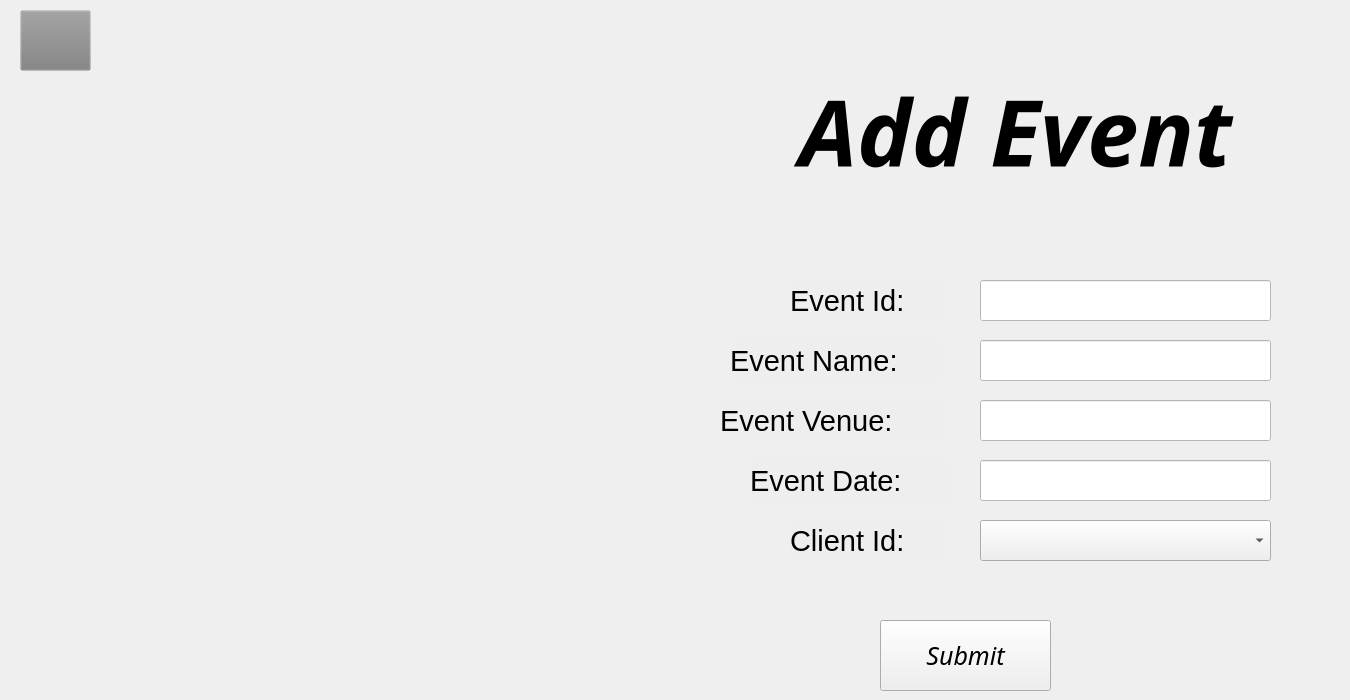
    <widget class="QWidget" name="ADDformforEvent">
     <widget class="QPushButton" name="event_addform_backbutton">
      <property name="geometry">
       <rect>
        <x>20</x>
        <y>10</y>
        <width>71</width>
        <height>61</height>
       </rect>
      </property>
      <property name="styleSheet">
       <string notr="true">background-color: rgb(128, 128, 128, 0.01);
border-image: url(:/back-button.png);</string>
      </property>
      <property name="text">
       <string/>
      </property>
     </widget>
     <widget class="QLabel" name="label_38">
      <property name="geometry">
       <rect>
        <x>690</x>
        <y>70</y>
        <width>651</width>
        <height>121</height>
       </rect>
      </property>
      <property name="font">
       <font>
        <family>JasmineUPC</family>
        <pointsize>69</pointsize>
        <weight>75</weight>
        <italic>true</italic>
        <bold>true</bold>
       </font>
      </property>
      <property name="styleSheet">
       <string notr="true">background-color: rgb(128, 128, 128, 0.001);</string>
      </property>
      <property name="text">
       <string>Add Event</string>
      </property>
      <property name="alignment">
       <set>Qt::AlignCenter</set>
      </property>
     </widget>
     <widget class="QLabel" name="label_43">
      <property name="geometry">
       <rect>
        <x>790</x>
        <y>280</y>
        <width>151</width>
        <height>41</height>
       </rect>
      </property>
      <property name="font">
       <font>
        <pointsize>22</pointsize>
       </font>
      </property>
      <property name="styleSheet">
       <string notr="true">background-color:rgb(128,128,128,0.01);</string>
      </property>
      <property name="text">
       <string>Event Id:</string>
      </property>
     </widget>
     <widget class="QLabel" name="label_44">
      <property name="geometry">
       <rect>
        <x>730</x>
        <y>340</y>
        <width>211</width>
        <height>41</height>
       </rect>
      </property>
      <property name="font">
       <font>
        <pointsize>22</pointsize>
       </font>
      </property>
      <property name="styleSheet">
       <string notr="true">background-color:rgb(128,128,128,0.01);</string>
      </property>
      <property name="text">
       <string>Event Name:</string>
      </property>
     </widget>
     <widget class="QLabel" name="label_45">
      <property name="geometry">
       <rect>
        <x>720</x>
        <y>400</y>
        <width>221</width>
        <height>41</height>
       </rect>
      </property>
      <property name="font">
       <font>
        <pointsize>22</pointsize>
       </font>
      </property>
      <property name="styleSheet">
       <string notr="true">background-color:rgb(128,128,128,0.01);</string>
      </property>
      <property name="text">
       <string>Event Venue:</string>
      </property>
     </widget>
     <widget class="QLabel" name="label_46">
      <property name="geometry">
       <rect>
        <x>750</x>
        <y>460</y>
        <width>201</width>
        <height>41</height>
       </rect>
      </property>
      <property name="font">
       <font>
        <pointsize>22</pointsize>
       </font>
      </property>
      <property name="styleSheet">
       <string notr="true">background-color:rgb(128,128,128,0.01);</string>
      </property>
      <property name="text">
       <string>Event Date:</string>
      </property>
     </widget>
     <widget class="QLabel" name="label_47">
      <property name="geometry">
       <rect>
        <x>790</x>
        <y>520</y>
        <width>151</width>
        <height>41</height>
       </rect>
      </property>
      <property name="font">
       <font>
        <pointsize>22</pointsize>
       </font>
      </property>
      <property name="styleSheet">
       <string notr="true">background-color:rgb(128,128,128,0.01);</string>
      </property>
      <property name="text">
       <string>Client Id:</string>
      </property>
     </widget>
     <widget class="QLineEdit" name="lineEdit">
      <property name="geometry">
       <rect>
        <x>980</x>
        <y>280</y>
        <width>291</width>
        <height>41</height>
       </rect>
      </property>
      <property name="font">
       <font>
        <pointsize>14</pointsize>
       </font>
      </property>
      <property name="styleSheet">
       <string notr="true">
background-color: white;</string>
      </property>
     </widget>
     <widget class="QLineEdit" name="lineEdit_2">
      <property name="geometry">
       <rect>
        <x>980</x>
        <y>400</y>
        <width>291</width>
        <height>41</height>
       </rect>
      </property>
      <property name="font">
       <font>
        <pointsize>14</pointsize>
       </font>
      </property>
      <property name="styleSheet">
       <string notr="true">
background-color: white;</string>
      </property>
     </widget>
     <widget class="QLineEdit" name="lineEdit_3">
      <property name="geometry">
       <rect>
        <x>980</x>
        <y>460</y>
        <width>291</width>
        <height>41</height>
       </rect>
      </property>
      <property name="font">
       <font>
        <pointsize>14</pointsize>
       </font>
      </property>
      <property name="styleSheet">
       <string notr="true">
background-color: white;</string>
      </property>
     </widget>
     <widget class="QLineEdit" name="lineEdit_5">
      <property name="geometry">
       <rect>
        <x>980</x>
        <y>340</y>
        <width>291</width>
        <height>41</height>
       </rect>
      </property>
      <property name="font">
       <font>
        <pointsize>14</pointsize>
       </font>
      </property>
      <property name="styleSheet">
       <string notr="true">
background-color: white;</string>
      </property>
     </widget>
     <widget class="QPushButton" name="pushButton">
      <property name="geometry">
       <rect>
        <x>880</x>
        <y>620</y>
        <width>171</width>
        <height>71</height>
       </rect>
      </property>
      <property name="font">
       <font>
        <family>Poppins</family>
        <pointsize>19</pointsize>
        <weight>50</weight>
        <italic>true</italic>
        <bold>false</bold>
       </font>
      </property>
      <property name="text">
       <string>Submit</string>
      </property>
     </widget>
     <widget class="QComboBox" name="comboBox">
      <property name="geometry">
       <rect>
        <x>980</x>
        <y>520</y>
        <width>291</width>
        <height>41</height>
       </rect>
      </property>
      <property name="styleSheet">
       <string notr="true"/>
      </property>
     </widget>
    </widget>
